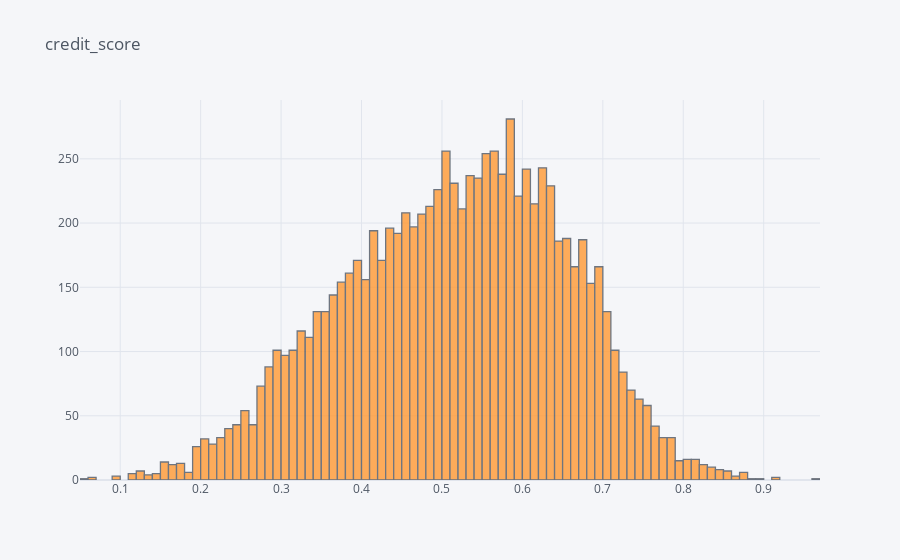
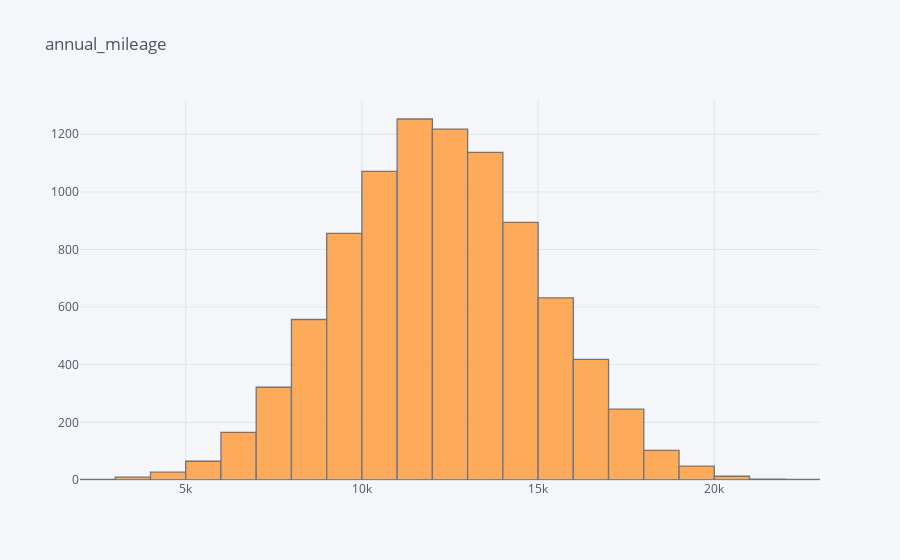
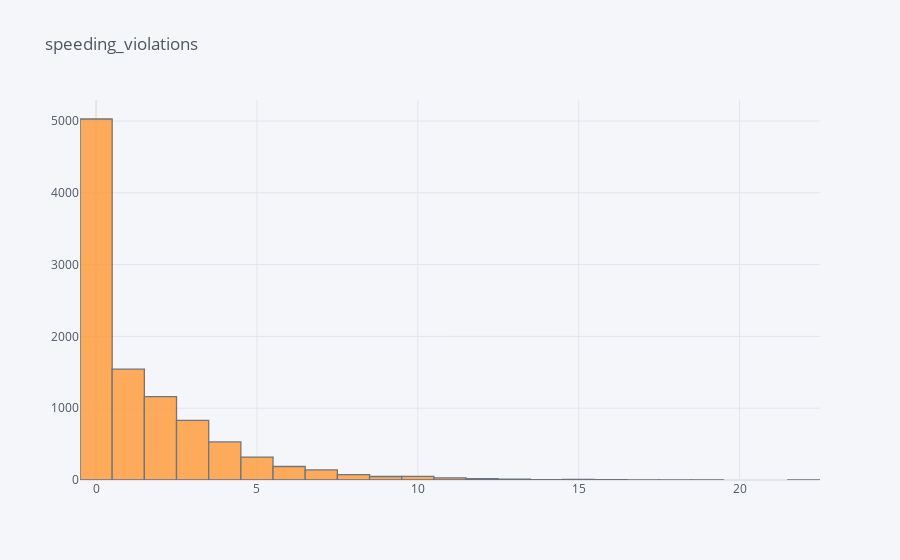
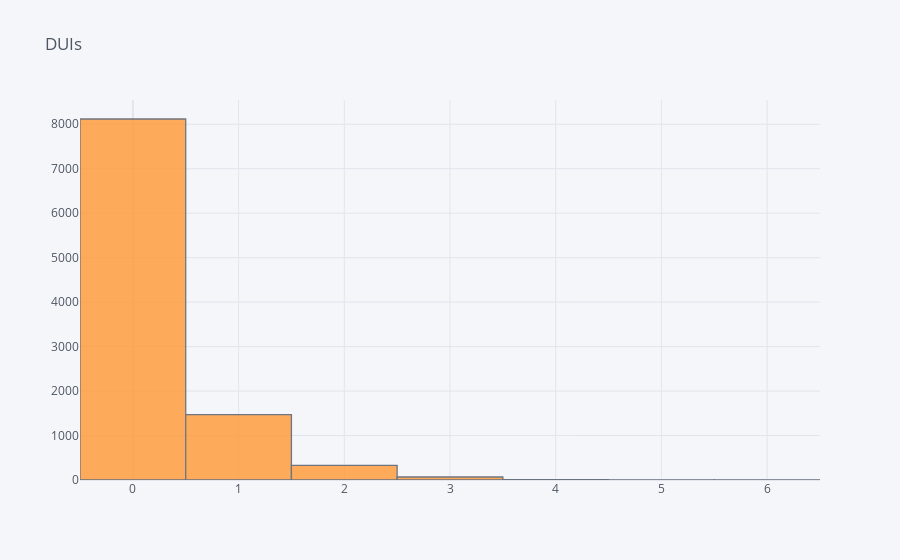

Source (notebook cell) for these figures, in order:
### Code cell
for i in df.drop('id',axis=1):
    if len(df[i].unique())>6:
        df[i].iplot(kind='hist',title=i)
        print('----------------------------------------------------------------------')

### Figure 1 — Plotly figure (JSON) as saved in the notebook; plotly's stock layout.template omitted (floating-point values rounded to 4 significant figures; data arrays with more than 128 entries replaced by an {"elided": "..."} marker saying what was removed)
{"data": [{"histfunc": "count", "histnorm": "", "marker": {"color": "rgba(255, 153, 51, 1.0)", "line": {"color": "#4D5663", "width": 1.3}}, "name": "credit_score", "opacity": 0.8, "orientation": "v", "type": "histogram", "x": {"elided": "10000 float values"}}], "layout": {"autosize": true, "barmode": "overlay", "legend": {"bgcolor": "#F5F6F9", "font": {"color": "#4D5663"}}, "paper_bgcolor": "#F5F6F9", "plot_bgcolor": "#F5F6F9", "title": {"font": {"color": "#4D5663"}, "text": "credit_score"}, "xaxis": {"autorange": true, "gridcolor": "#E1E5ED", "range": [0.05, 0.97], "showgrid": true, "tickfont": {"color": "#4D5663"}, "title": {"font": {"color": "#4D5663"}, "text": ""}, "type": "linear", "zerolinecolor": "#E1E5ED"}, "yaxis": {"autorange": true, "gridcolor": "#E1E5ED", "range": [0, 295.8], "showgrid": true, "tickfont": {"color": "#4D5663"}, "title": {"font": {"color": "#4D5663"}, "text": ""}, "zerolinecolor": "#E1E5ED"}}}

### Figure 2 — Plotly figure (JSON) as saved in the notebook; plotly's stock layout.template omitted (floating-point values rounded to 4 significant figures; data arrays with more than 128 entries replaced by an {"elided": "..."} marker saying what was removed)
{"data": [{"histfunc": "count", "histnorm": "", "marker": {"color": "rgba(255, 153, 51, 1.0)", "line": {"color": "#4D5663", "width": 1.3}}, "name": "annual_mileage", "opacity": 0.8, "orientation": "v", "type": "histogram", "x": {"elided": "10000 int values"}}], "layout": {"autosize": true, "barmode": "overlay", "legend": {"bgcolor": "#F5F6F9", "font": {"color": "#4D5663"}}, "paper_bgcolor": "#F5F6F9", "plot_bgcolor": "#F5F6F9", "title": {"font": {"color": "#4D5663"}, "text": "annual_mileage"}, "xaxis": {"autorange": true, "gridcolor": "#E1E5ED", "range": [2000.0, 23000.0], "showgrid": true, "tickfont": {"color": "#4D5663"}, "title": {"font": {"color": "#4D5663"}, "text": ""}, "type": "linear", "zerolinecolor": "#E1E5ED"}, "yaxis": {"autorange": true, "gridcolor": "#E1E5ED", "range": [0, 1319.0], "showgrid": true, "tickfont": {"color": "#4D5663"}, "title": {"font": {"color": "#4D5663"}, "text": ""}, "zerolinecolor": "#E1E5ED"}}}

### Figure 3 — Plotly figure (JSON) as saved in the notebook; plotly's stock layout.template omitted (floating-point values rounded to 4 significant figures; data arrays with more than 128 entries replaced by an {"elided": "..."} marker saying what was removed)
{"data": [{"histfunc": "count", "histnorm": "", "marker": {"color": "rgba(255, 153, 51, 1.0)", "line": {"color": "#4D5663", "width": 1.3}}, "name": "speeding_violations", "opacity": 0.8, "orientation": "v", "type": "histogram", "x": {"elided": "10000 int values"}}], "layout": {"autosize": true, "barmode": "overlay", "legend": {"bgcolor": "#F5F6F9", "font": {"color": "#4D5663"}}, "paper_bgcolor": "#F5F6F9", "plot_bgcolor": "#F5F6F9", "title": {"font": {"color": "#4D5663"}, "text": "speeding_violations"}, "xaxis": {"autorange": true, "gridcolor": "#E1E5ED", "range": [-0.5, 22.5], "showgrid": true, "tickfont": {"color": "#4D5663"}, "title": {"font": {"color": "#4D5663"}, "text": ""}, "type": "linear", "zerolinecolor": "#E1E5ED"}, "yaxis": {"autorange": true, "gridcolor": "#E1E5ED", "range": [0, 5293.0], "showgrid": true, "tickfont": {"color": "#4D5663"}, "title": {"font": {"color": "#4D5663"}, "text": ""}, "zerolinecolor": "#E1E5ED"}}}

### Figure 4 — Plotly figure (JSON) as saved in the notebook; plotly's stock layout.template omitted (floating-point values rounded to 4 significant figures; data arrays with more than 128 entries replaced by an {"elided": "..."} marker saying what was removed)
{"data": [{"histfunc": "count", "histnorm": "", "marker": {"color": "rgba(255, 153, 51, 1.0)", "line": {"color": "#4D5663", "width": 1.3}}, "name": "DUIs", "opacity": 0.8, "orientation": "v", "type": "histogram", "x": {"elided": "10000 int values"}}], "layout": {"autosize": true, "barmode": "overlay", "legend": {"bgcolor": "#F5F6F9", "font": {"color": "#4D5663"}}, "paper_bgcolor": "#F5F6F9", "plot_bgcolor": "#F5F6F9", "title": {"font": {"color": "#4D5663"}, "text": "DUIs"}, "xaxis": {"autorange": true, "gridcolor": "#E1E5ED", "range": [-0.5, 6.5], "showgrid": true, "tickfont": {"color": "#4D5663"}, "title": {"font": {"color": "#4D5663"}, "text": ""}, "type": "linear", "zerolinecolor": "#E1E5ED"}, "yaxis": {"autorange": true, "gridcolor": "#E1E5ED", "range": [0, 8545.0], "showgrid": true, "tickfont": {"color": "#4D5663"}, "title": {"font": {"color": "#4D5663"}, "text": ""}, "zerolinecolor": "#E1E5ED"}}}
